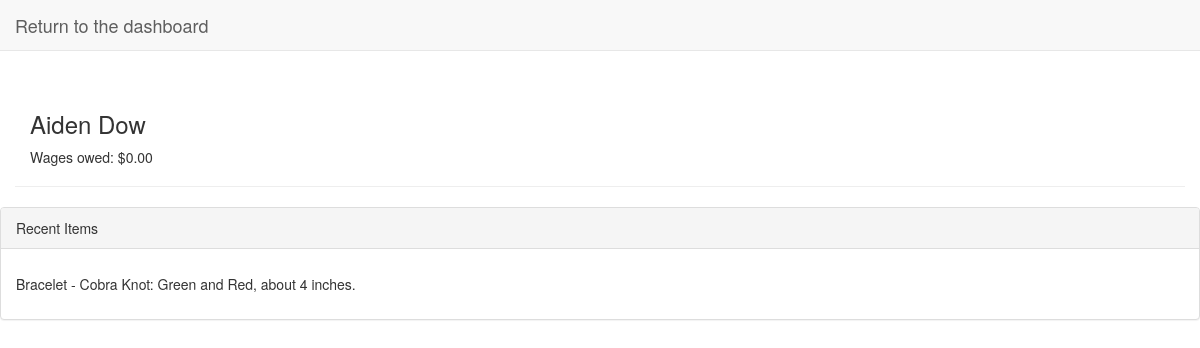
The page /manage/employee/1 on the database as committed earlier.
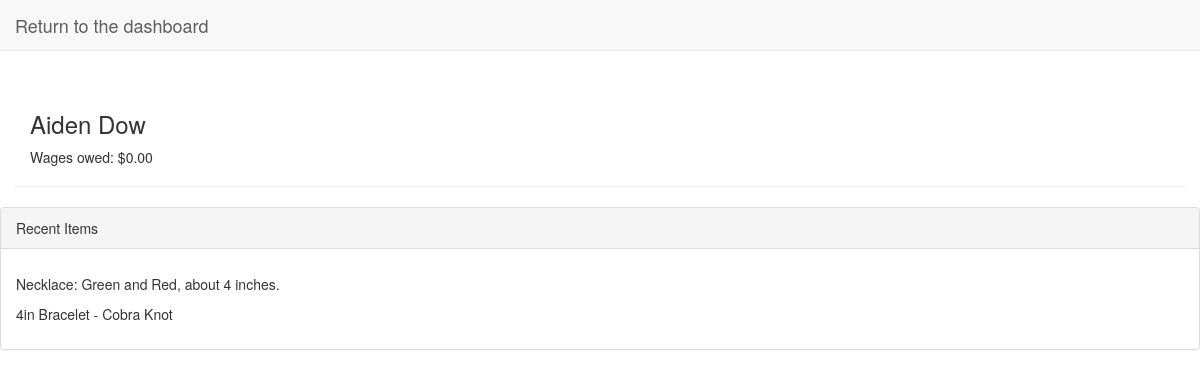
The same page on the database as committed later.
### management/models.py (models this page shows, shortened)
class EmployeeBuild(models.Model):
    product = models.ForeignKey(Product, on_delete=models.PROTECT)
    item = models.ForeignKey(Item, on_delete=models.PROTECT, blank=True, null=True)
    builder = models.ForeignKey(Employee, on_delete=models.PROTECT)
    verified = models.BooleanField(default=True)
    description = models.TextField(blank=True, null=True)
    date_completed = models.DateTimeField(auto_now_add=True)

class Product(models.Model):
    name = models.CharField(max_length=200)
    description = models.TextField()
    order_cost = models.DecimalField(decimal_places=2, max_digits=4) # Price
    employee_payment = models.DecimalField(decimal_places=2, max_digits=4) # Price

class Item(models.Model):
    order = models.ForeignKey(Order, on_delete=models.PROTECT)
    blueprint = models.ForeignKey(Product, on_delete=models.PROTECT)
    size = models.IntegerField() # in inches
    completed = models.BooleanField(default=False)
    def __str__(self):
        return str(self.size) + "in " + self.blueprint.name

### management/views.py (the view)
# urls.py: path('manage/employee/<id>', views.employee, name="view_employee"),
def employee(request, id):
    employee = Employee.objects.get(id=id)
    outstanding_items = employee.employeebuild_set.filter(verified=False).order_by("date_completed")
    context = {
        "employee":employee,
        "outstanding_items":outstanding_items
    }
    return render(request, "management/employee.html", context)

### management/templates/management/employee.html
{% extends 'management/base.html' %}
{% block content %}
    <div class="container page-header">
        <h3>{{employee.name}}</h3>
        <p>Wages owed: ${{employee.amount_owed}}</p>
    </div>
    <div class="panel panel-default">
        <p class="panel-heading">Recent Items</p>
        <div class="panel-body">
            {% for item in outstanding_items %}
                <p>
                {% if item.item != Null %}
                    {{item.item}}
                {% else %}
                    {{item.product.name}}: {{item.description}}
                {% endif %}
                </p>
            {% empty %}
                <p>This employee has not made any items recently. Time to get working!</p>
            {% endfor %}
        </div>
    </div>
{% endblock content %}

Rows that differ between the two databases and show on the page:
changed EmployeeBuild "Green and Red, about 4 inches.": product.name "Bracelet - Cobra Knot" → "Necklace"
added EmployeeBuild: item "4in Bracelet - Cobra Knot"
